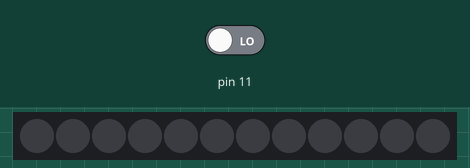
Recording of a sketch running on a simulated Arduino Uno, built with avr-gcc and run on an emulated ATmega328P. Parts: 12 RGB LEDs in strip order, left to right. Inputs (shaded band) come from the test bench; at power-on: pin 11 LOW. Random numbers use the default seed unless the sketch sets one.

Above: at 1.2 s.
1.3 s: pin 11 driven HIGH
At 1.45 s:
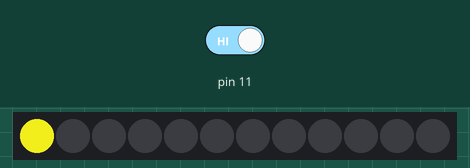
3.7 s: pin 11 driven LOW
At 3.7 s:
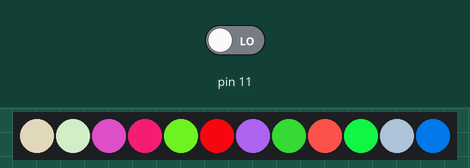
5.2 s: pin 11 driven HIGH
At 5.35 s:
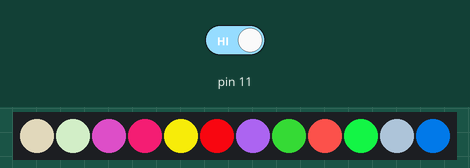
7.6 s: pin 11 driven LOW
At 7.6 s:
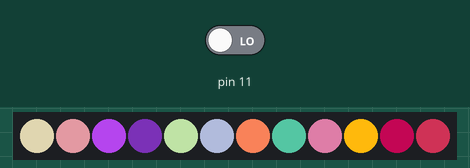
9.1 s: pin 11 driven HIGH
At 9.55 s:
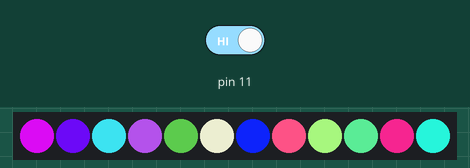
11.8 s: pin 11 driven LOW
At 11.8 s:
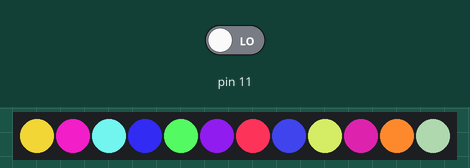
Timing chart, 0 to 14.3 s (numbered marks = the images above; inputs shaded):
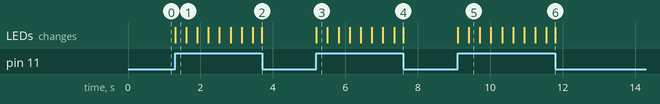

The sketch:

tinkercad_neopixel_botao_caminha_led.ino
```cpp
#include <Adafruit_NeoPixel.h>

#define PIN 2 // input pin Neopixel is attached to

#define NUMPIXELS 12 // number of neopixels in strip

Adafruit_NeoPixel pixels = Adafruit_NeoPixel(NUMPIXELS, PIN, NEO_GRB + NEO_KHZ800);

int delayval = 10; // timing delay in milliseconds

int redColor = 0;
int greenColor = 0;
int blueColor = 0;
int pointer = 0;
int buttonState = 0;

void setup()
{
  pinMode(11, INPUT);

  // Initialize the NeoPixel library.
  pixels.begin();
}

void loop()
{
  setColor();
  buttonState = digitalRead(11);

  if (buttonState == HIGH)
  {
    if (pointer == NUMPIXELS)
      pointer = 0;
    // pixels.Color takes RGB values, from 0,0,0 up to 255,255,255
    pixels.setPixelColor(pointer, pixels.Color(redColor, greenColor, blueColor));

    // This sends the updated pixel color to the hardware.
    pixels.show();

    // Delay for a period of time (in milliseconds).
    delay(delayval);
    pointer++;
  }
}

// setColor()
// picks random values to set for RGB
void setColor()
{
  redColor = random(0, 255);
  greenColor = random(0, 255);
  blueColor = random(0, 255);
}
```

Measured:
- after the input at 1.3 s, the LEDs: change at once (image 1)
- after the input at 3.7 s, every drawn part: stays the same
- after the input at 5.2 s, the LEDs: change at once (image 3)
- after the input at 7.6 s, every drawn part: stays the same
- after the input at 9.1 s, the LEDs: first change at once (image 5 shows a later state)
- after the input at 11.8 s, every drawn part: stays the same
